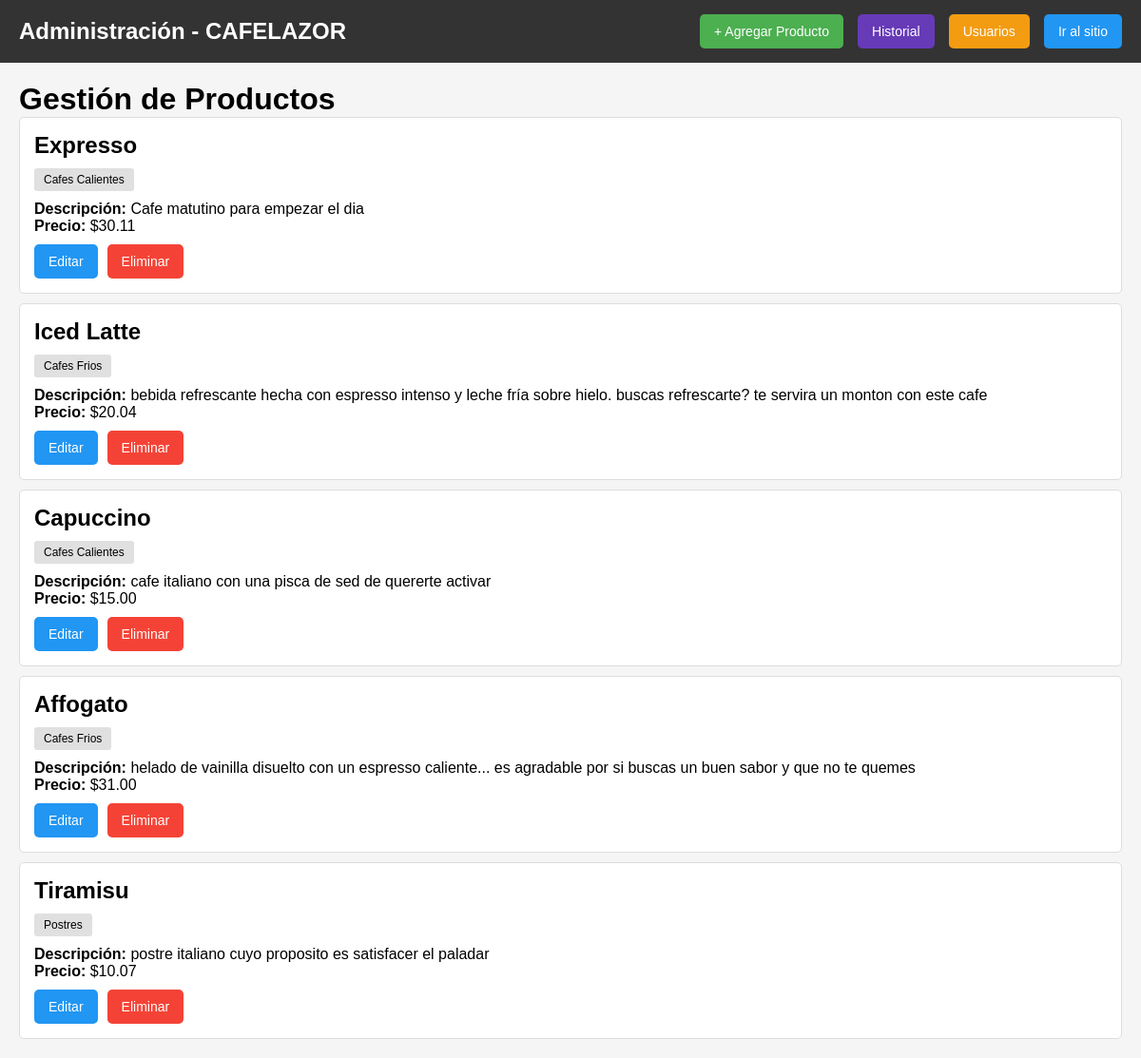
The page /list/ on the database as committed earlier.
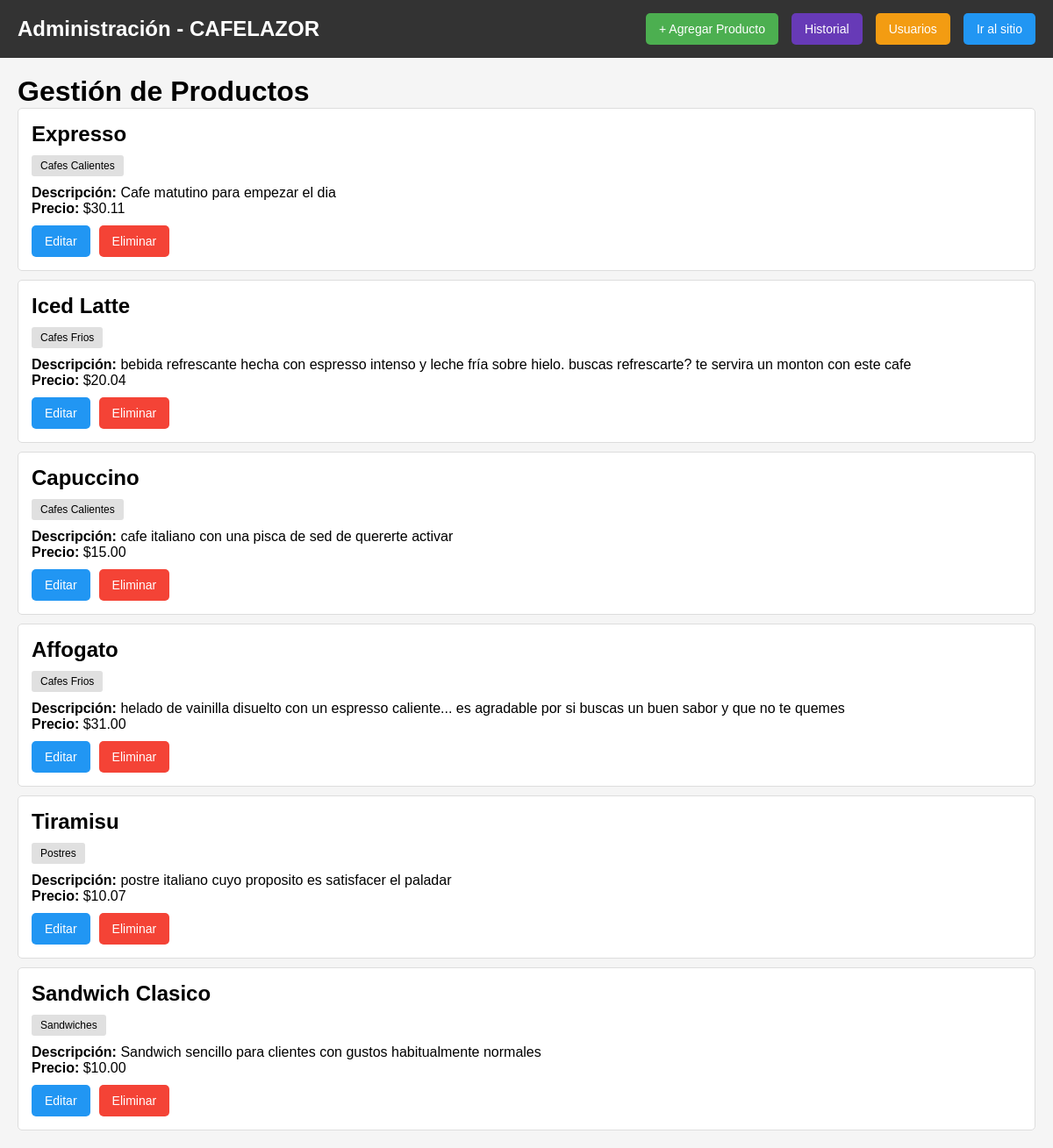
The same page on the database as committed later.
### appcafe/models.py (models this page shows, shortened)
class Cafe(models.Model):
    CATEGORY_CHOICES = [
        ('hot', 'Cafes Calientes'),
        ('cold', 'Cafes Frios'),
        ('desserts', 'Postres'),
        ('sandwiches', 'Sandwiches'),
        ('promotions', 'Promociones'),
    ]
    name = models.CharField(max_length=100)
    description = models.TextField()
    price = models.DecimalField(max_digits=5, decimal_places=2)
    category = models.CharField(max_length=20, choices=CATEGORY_CHOICES, default='hot')

### appcafe/views.py (the view)
# urls.py: path('list/', views.cafe_list, name='cafe_list'),
def cafe_list(request):
    cafes = Cafe.objects.all()
    return render(request, 'cafe_list.html', {'cafes': cafes})

### appcafe/templates/cafe_list.html (shortened to what this page needs)
<!DOCTYPE html>
<html lang="es">
<head>
</head>
<body>
    <header class="admin-header">
        <div class="logo">Administración - CAFELAZOR</div>
        <div class="header-actions">
            <a href="{% url 'add_cafe' %}" class="btn btn-add">+ Agregar Producto</a>
            <a href="{% url 'historial_pedidos' %}" class="btn btn-history">Historial</a>
            <a href="{% url 'user_list' %}" class="btn">Usuarios</a>
            <a href="{% url 'index' %}" class="btn btn-back">Ir al sitio</a>
        </div>
    </header>
    <div class="content">
        <h1>Gestión de Productos</h1>
        {% if cafes %}
            {% for cafe in cafes %}
                <div class="cafe-item">
                    <h2>{{ cafe.name }}</h2>
                    <span class="category-badge">{{ cafe.get_category_display }}</span>
                    <p><strong>Descripción:</strong> {{ cafe.description }}</p>
                    <p><strong>Precio:</strong> ${{ cafe.price }}</p>
                    <div class="cafe-actions">
                        <a href="{% url 'edit_cafe' cafe.id %}" class="btn btn-edit">Editar</a>
                        <a href="{% url 'delete_cafe' cafe.id %}" class="btn btn-delete">Eliminar</a>
                    </div>
                </div>
            {% endfor %}
        {% else %}
            <p>No hay productos disponibles. <a href="{% url 'add_cafe' %}">Agregar uno ahora</a></p>
        {% endif %}
    </div>
</body>
</html>

Rows that differ between the two databases and show on the page:
added Cafe: name "Sandwich Clasico", category "Sandwiches", description "Sandwich sencillo para clientes con gustos habitualmente normales", price "10.00"
